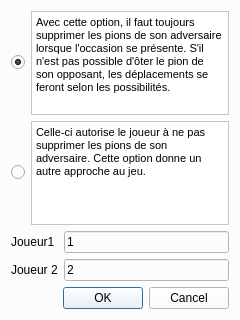
<?xml version="1.0" encoding="UTF-8"?>
<ui version="4.0">
 <class>Dialog</class>
 <widget class="QDialog" name="Dialog">
  <property name="windowModality">
   <enum>Qt::ApplicationModal</enum>
  </property>
  <property name="geometry">
   <rect>
    <x>0</x>
    <y>0</y>
    <width>240</width>
    <height>320</height>
   </rect>
  </property>
  <property name="windowTitle">
   <string>Options</string>
  </property>
  <property name="windowIcon">
   <iconset resource="image.qrc">
    <normaloff>:/img/lg.png</normaloff>:/img/lg.png</iconset>
  </property>
  <property name="styleSheet">
   <string>background-color: rgb(252, 252, 252)</string>
  </property>
  <property name="modal">
   <bool>true</bool>
  </property>
  <layout class="QVBoxLayout" name="verticalLayout">
   <item>
    <layout class="QHBoxLayout" name="horizontalLayout">
     <item>
      <widget class="QRadioButton" name="radioButton_3">
       <property name="text">
        <string/>
       </property>
       <property name="checked">
        <bool>true</bool>
       </property>
      </widget>
     </item>
     <item>
      <widget class="QTextEdit" name="textEdit">
       <property name="styleSheet">
        <string>background-color:rgb(255, 255, 255)</string>
       </property>
       <property name="html">
        <string>&lt;!DOCTYPE HTML PUBLIC &quot;-//W3C//DTD HTML 4.0//EN&quot; &quot;http://www.w3.org/TR/REC-html40/strict.dtd&quot;&gt;
&lt;html&gt;&lt;head&gt;&lt;meta name=&quot;qrichtext&quot; content=&quot;1&quot; /&gt;&lt;style type=&quot;text/css&quot;&gt;
p, li { white-space: pre-wrap; }
&lt;/style&gt;&lt;/head&gt;&lt;body style=&quot; font-family:'MS Shell Dlg 2'; font-size:8.25pt; font-weight:400; font-style:normal;&quot;&gt;
&lt;p style=&quot; margin-top:0px; margin-bottom:0px; margin-left:0px; margin-right:0px; -qt-block-indent:0; text-indent:0px;&quot;&gt;&lt;span style=&quot; font-size:8pt;&quot;&gt;Avec cette option, il faut toujours supprimer les pions de son adversaire lorsque l'occasion se présente. S'il n'est pas possible d'ôter le pion de son opposant, les déplacements se feront selon les possibilités.&lt;/span&gt;&lt;/p&gt;&lt;/body&gt;&lt;/html&gt;</string>
       </property>
       <property name="textInteractionFlags">
        <set>Qt::NoTextInteraction</set>
       </property>
      </widget>
     </item>
    </layout>
   </item>
   <item>
    <layout class="QHBoxLayout" name="horizontalLayout_2">
     <item>
      <widget class="QRadioButton" name="radioButton">
       <property name="text">
        <string/>
       </property>
      </widget>
     </item>
     <item>
      <widget class="QTextEdit" name="textEdit_2">
       <property name="styleSheet">
        <string>background-color:rgb(255, 255, 255)</string>
       </property>
       <property name="undoRedoEnabled">
        <bool>false</bool>
       </property>
       <property name="readOnly">
        <bool>true</bool>
       </property>
       <property name="html">
        <string>&lt;!DOCTYPE HTML PUBLIC &quot;-//W3C//DTD HTML 4.0//EN&quot; &quot;http://www.w3.org/TR/REC-html40/strict.dtd&quot;&gt;
&lt;html&gt;&lt;head&gt;&lt;meta name=&quot;qrichtext&quot; content=&quot;1&quot; /&gt;&lt;style type=&quot;text/css&quot;&gt;
p, li { white-space: pre-wrap; }
&lt;/style&gt;&lt;/head&gt;&lt;body style=&quot; font-family:'MS Shell Dlg 2'; font-size:8.25pt; font-weight:400; font-style:normal;&quot;&gt;
&lt;p style=&quot; margin-top:0px; margin-bottom:0px; margin-left:0px; margin-right:0px; -qt-block-indent:0; text-indent:0px;&quot;&gt;&lt;span style=&quot; font-size:8pt;&quot;&gt;Celle-ci autorise le joueur à ne pas supprimer les pions de son adversaire. Cette option donne un autre approche au jeu. &lt;/span&gt;&lt;/p&gt;&lt;/body&gt;&lt;/html&gt;</string>
       </property>
       <property name="acceptRichText">
        <bool>false</bool>
       </property>
       <property name="textInteractionFlags">
        <set>Qt::NoTextInteraction</set>
       </property>
      </widget>
     </item>
    </layout>
   </item>
   <item>
    <layout class="QGridLayout" name="gridLayout">
     <item row="0" column="0">
      <widget class="QLabel" name="label">
       <property name="text">
        <string>Joueur1</string>
       </property>
      </widget>
     </item>
     <item row="1" column="0">
      <widget class="QLabel" name="label_2">
       <property name="text">
        <string>Joueur 2</string>
       </property>
      </widget>
     </item>
     <item row="1" column="1">
      <widget class="QLineEdit" name="lineEdit_2">
       <property name="text">
        <string>2</string>
       </property>
       <property name="maxLength">
        <number>10</number>
       </property>
      </widget>
     </item>
     <item row="0" column="1">
      <widget class="QLineEdit" name="lineEdit">
       <property name="text">
        <string>1</string>
       </property>
       <property name="maxLength">
        <number>10</number>
       </property>
      </widget>
     </item>
    </layout>
   </item>
   <item>
    <widget class="QDialogButtonBox" name="buttonBox">
     <property name="orientation">
      <enum>Qt::Horizontal</enum>
     </property>
     <property name="standardButtons">
      <set>QDialogButtonBox::Cancel|QDialogButtonBox::Ok</set>
     </property>
    </widget>
   </item>
  </layout>
 </widget>
 <resources>
  <include location="image.qrc"/>
 </resources>
 <connections>
  <connection>
   <sender>buttonBox</sender>
   <signal>accepted()</signal>
   <receiver>Dialog</receiver>
   <slot>accept()</slot>
   <hints>
    <hint type="sourcelabel">
     <x>230</x>
     <y>310</y>
    </hint>
    <hint type="destinationlabel">
     <x>157</x>
     <y>274</y>
    </hint>
   </hints>
  </connection>
  <connection>
   <sender>buttonBox</sender>
   <signal>rejected()</signal>
   <receiver>Dialog</receiver>
   <slot>reject()</slot>
   <hints>
    <hint type="sourcelabel">
     <x>230</x>
     <y>310</y>
    </hint>
    <hint type="destinationlabel">
     <x>286</x>
     <y>274</y>
    </hint>
   </hints>
  </connection>
 </connections>
</ui>
